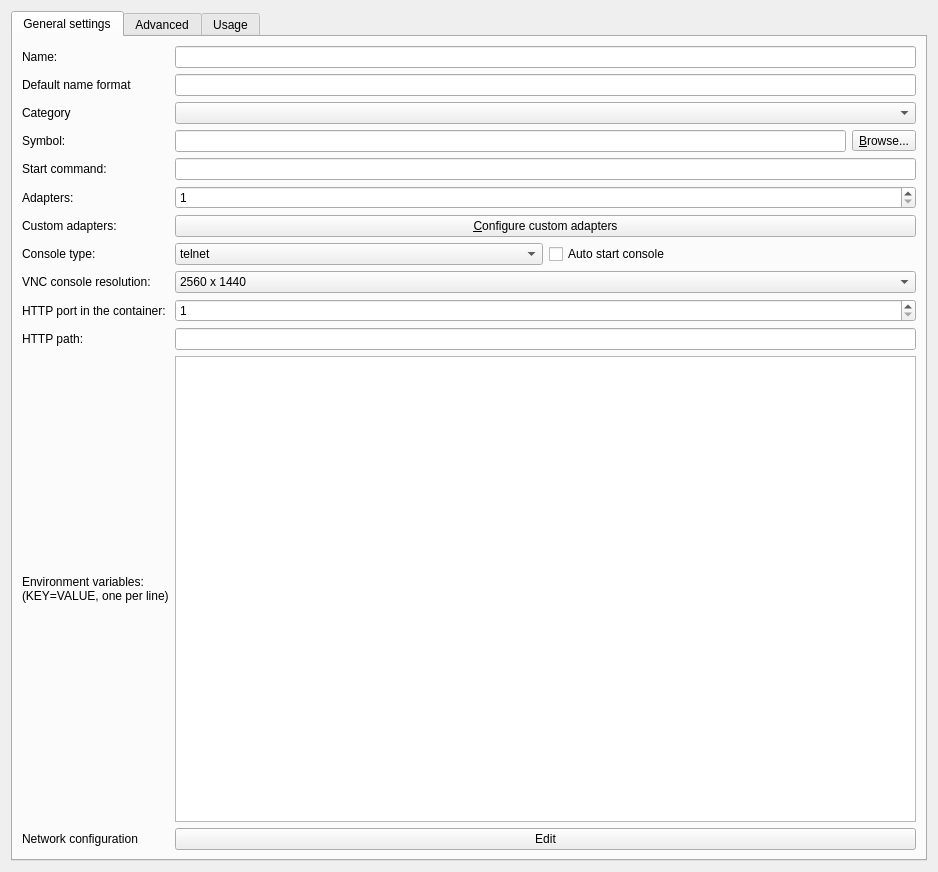
<?xml version="1.0" encoding="UTF-8"?>
<ui version="4.0">
 <class>dockerVMConfigPageWidget</class>
 <widget class="QWidget" name="dockerVMConfigPageWidget">
  <property name="geometry">
   <rect>
    <x>0</x>
    <y>0</y>
    <width>938</width>
    <height>872</height>
   </rect>
  </property>
  <property name="windowTitle">
   <string>Docker container template configuration</string>
  </property>
  <layout class="QVBoxLayout" name="verticalLayout">
   <item>
    <widget class="QTabWidget" name="uiTabWidget">
     <property name="currentIndex">
      <number>0</number>
     </property>
     <widget class="QWidget" name="tab">
      <attribute name="title">
       <string>General settings</string>
      </attribute>
      <layout class="QGridLayout" name="gridLayout">
       <item row="0" column="0">
        <widget class="QLabel" name="uiNameLabel">
         <property name="text">
          <string>Name:</string>
         </property>
        </widget>
       </item>
       <item row="0" column="1">
        <widget class="QLineEdit" name="uiNameLineEdit"/>
       </item>
       <item row="1" column="0">
        <widget class="QLabel" name="uiDefaultNameFormatLabel">
         <property name="text">
          <string>Default name format</string>
         </property>
        </widget>
       </item>
       <item row="1" column="1">
        <widget class="QLineEdit" name="uiDefaultNameFormatLineEdit"/>
       </item>
       <item row="2" column="0">
        <widget class="QLabel" name="uiCategoryLabel">
         <property name="text">
          <string>Category</string>
         </property>
        </widget>
       </item>
       <item row="2" column="1">
        <widget class="QComboBox" name="uiCategoryComboBox"/>
       </item>
       <item row="3" column="0">
        <widget class="QLabel" name="uiSymbolLabel">
         <property name="text">
          <string>Symbol:</string>
         </property>
        </widget>
       </item>
       <item row="3" column="1">
        <layout class="QHBoxLayout" name="horizontalLayout_7">
         <item>
          <widget class="QLineEdit" name="uiSymbolLineEdit"/>
         </item>
         <item>
          <widget class="QToolButton" name="uiSymbolToolButton">
           <property name="text">
            <string>&amp;Browse...</string>
           </property>
           <property name="toolButtonStyle">
            <enum>Qt::ToolButtonTextOnly</enum>
           </property>
          </widget>
         </item>
        </layout>
       </item>
       <item row="4" column="0">
        <widget class="QLabel" name="uiCMDLabel">
         <property name="text">
          <string>Start command:</string>
         </property>
        </widget>
       </item>
       <item row="4" column="1">
        <widget class="QLineEdit" name="uiCMDLineEdit"/>
       </item>
       <item row="5" column="0">
        <widget class="QLabel" name="uiAdapterLabel">
         <property name="text">
          <string>Adapters:</string>
         </property>
        </widget>
       </item>
       <item row="5" column="1">
        <widget class="QSpinBox" name="uiAdapterSpinBox">
         <property name="minimum">
          <number>1</number>
         </property>
        </widget>
       </item>
       <item row="6" column="0">
        <widget class="QLabel" name="uiCustomAdaptersLabel">
         <property name="text">
          <string>Custom adapters:</string>
         </property>
        </widget>
       </item>
       <item row="6" column="1">
        <widget class="QPushButton" name="uiCustomAdaptersConfigurationPushButton">
         <property name="text">
          <string>&amp;Configure custom adapters</string>
         </property>
        </widget>
       </item>
       <item row="7" column="0">
        <widget class="QLabel" name="uiConsoleTypeLabel">
         <property name="text">
          <string>Console type:</string>
         </property>
        </widget>
       </item>
       <item row="7" column="1">
        <layout class="QHBoxLayout" name="horizontalLayout">
         <property name="sizeConstraint">
          <enum>QLayout::SetNoConstraint</enum>
         </property>
         <item>
          <widget class="QComboBox" name="uiConsoleTypeComboBox">
           <item>
            <property name="text">
             <string>telnet</string>
            </property>
           </item>
           <item>
            <property name="text">
             <string>vnc</string>
            </property>
           </item>
           <item>
            <property name="text">
             <string>http</string>
            </property>
           </item>
           <item>
            <property name="text">
             <string>https</string>
            </property>
           </item>
           <item>
            <property name="text">
             <string>none</string>
            </property>
           </item>
          </widget>
         </item>
         <item>
          <widget class="QCheckBox" name="uiConsoleAutoStartCheckBox">
           <property name="text">
            <string>Auto start console</string>
           </property>
          </widget>
         </item>
        </layout>
       </item>
       <item row="8" column="0">
        <widget class="QLabel" name="uiConsoleResolutionLabel">
         <property name="text">
          <string>VNC console resolution:</string>
         </property>
        </widget>
       </item>
       <item row="8" column="1">
        <widget class="QComboBox" name="uiConsoleResolutionComboBox">
         <item>
          <property name="text">
           <string>2560 x 1440</string>
          </property>
         </item>
         <item>
          <property name="text">
           <string>1920x1080</string>
          </property>
         </item>
         <item>
          <property name="text">
           <string>1680x1050</string>
          </property>
         </item>
         <item>
          <property name="text">
           <string>1440x900</string>
          </property>
         </item>
         <item>
          <property name="text">
           <string>1366x768</string>
          </property>
         </item>
         <item>
          <property name="text">
           <string>1280x1024</string>
          </property>
         </item>
         <item>
          <property name="text">
           <string>1280x800</string>
          </property>
         </item>
         <item>
          <property name="text">
           <string>1024x768</string>
          </property>
         </item>
         <item>
          <property name="text">
           <string>800x600</string>
          </property>
         </item>
         <item>
          <property name="text">
           <string>640x480</string>
          </property>
         </item>
        </widget>
       </item>
       <item row="9" column="0">
        <widget class="QLabel" name="label">
         <property name="text">
          <string>HTTP port in the container:</string>
         </property>
        </widget>
       </item>
       <item row="9" column="1">
        <widget class="QSpinBox" name="uiConsoleHttpPortSpinBox">
         <property name="minimum">
          <number>1</number>
         </property>
         <property name="maximum">
          <number>65535</number>
         </property>
        </widget>
       </item>
       <item row="10" column="0">
        <widget class="QLabel" name="label_2">
         <property name="text">
          <string>HTTP path:</string>
         </property>
        </widget>
       </item>
       <item row="10" column="1">
        <widget class="QLineEdit" name="uiHttpConsolePathLineEdit"/>
       </item>
       <item row="11" column="0">
        <widget class="QLabel" name="uiEnvironmentLabel">
         <property name="text">
          <string>Environment variables:
(KEY=VALUE, one per line)</string>
         </property>
         <property name="alignment">
          <set>Qt::AlignLeading|Qt::AlignLeft|Qt::AlignVCenter</set>
         </property>
         <property name="wordWrap">
          <bool>false</bool>
         </property>
        </widget>
       </item>
       <item row="11" column="1">
        <widget class="QTextEdit" name="uiEnvironmentTextEdit"/>
       </item>
       <item row="12" column="0">
        <widget class="QLabel" name="uiNetworkConfigLabel">
         <property name="text">
          <string>Network configuration</string>
         </property>
        </widget>
       </item>
       <item row="12" column="1">
        <widget class="QPushButton" name="uiNetworkConfigEditButton">
         <property name="text">
          <string>Edit</string>
         </property>
        </widget>
       </item>
      </layout>
     </widget>
     <widget class="QWidget" name="tab_2">
      <attribute name="title">
       <string>Advanced</string>
      </attribute>
      <layout class="QGridLayout" name="gridLayout_2">
       <item row="0" column="0">
        <widget class="QLabel" name="uiExtraHostsLabel">
         <property name="sizePolicy">
          <sizepolicy hsizetype="Preferred" vsizetype="Expanding">
           <horstretch>0</horstretch>
           <verstretch>0</verstretch>
          </sizepolicy>
         </property>
         <property name="text">
          <string>Extra hosts added
to the /etc/hosts file.
(hostname:IP
one per line)</string>
         </property>
         <property name="wordWrap">
          <bool>true</bool>
         </property>
        </widget>
       </item>
       <item row="0" column="1">
        <widget class="QPlainTextEdit" name="uiExtraHostsTextEdit">
         <property name="placeholderText">
          <string>e.g. router:192.168.0.1</string>
         </property>
        </widget>
       </item>
       <item row="1" column="0">
        <widget class="QLabel" name="uiExtraVolumeLabel">
         <property name="text">
          <string>Additional directories to
make persistent that are
not included in the image
VOLUMES config. One
directory per line.</string>
         </property>
        </widget>
       </item>
       <item row="1" column="1">
        <widget class="QPlainTextEdit" name="uiExtraVolumeTextEdit">
         <property name="plainText">
          <string/>
         </property>
         <property name="placeholderText">
          <string>e.g. /etc/sysctl.d</string>
         </property>
        </widget>
       </item>
       <item row="2" column="1">
        <spacer name="verticalSpacer">
         <property name="orientation">
          <enum>Qt::Vertical</enum>
         </property>
         <property name="sizeHint" stdset="0">
          <size>
           <width>20</width>
           <height>388</height>
          </size>
         </property>
        </spacer>
       </item>
      </layout>
     </widget>
     <widget class="QWidget" name="tab_3">
      <attribute name="title">
       <string>Usage</string>
      </attribute>
      <layout class="QVBoxLayout" name="verticalLayout_2">
       <item>
        <widget class="QPlainTextEdit" name="uiUsageTextEdit"/>
       </item>
      </layout>
     </widget>
    </widget>
   </item>
  </layout>
 </widget>
 <resources/>
 <connections/>
</ui>
